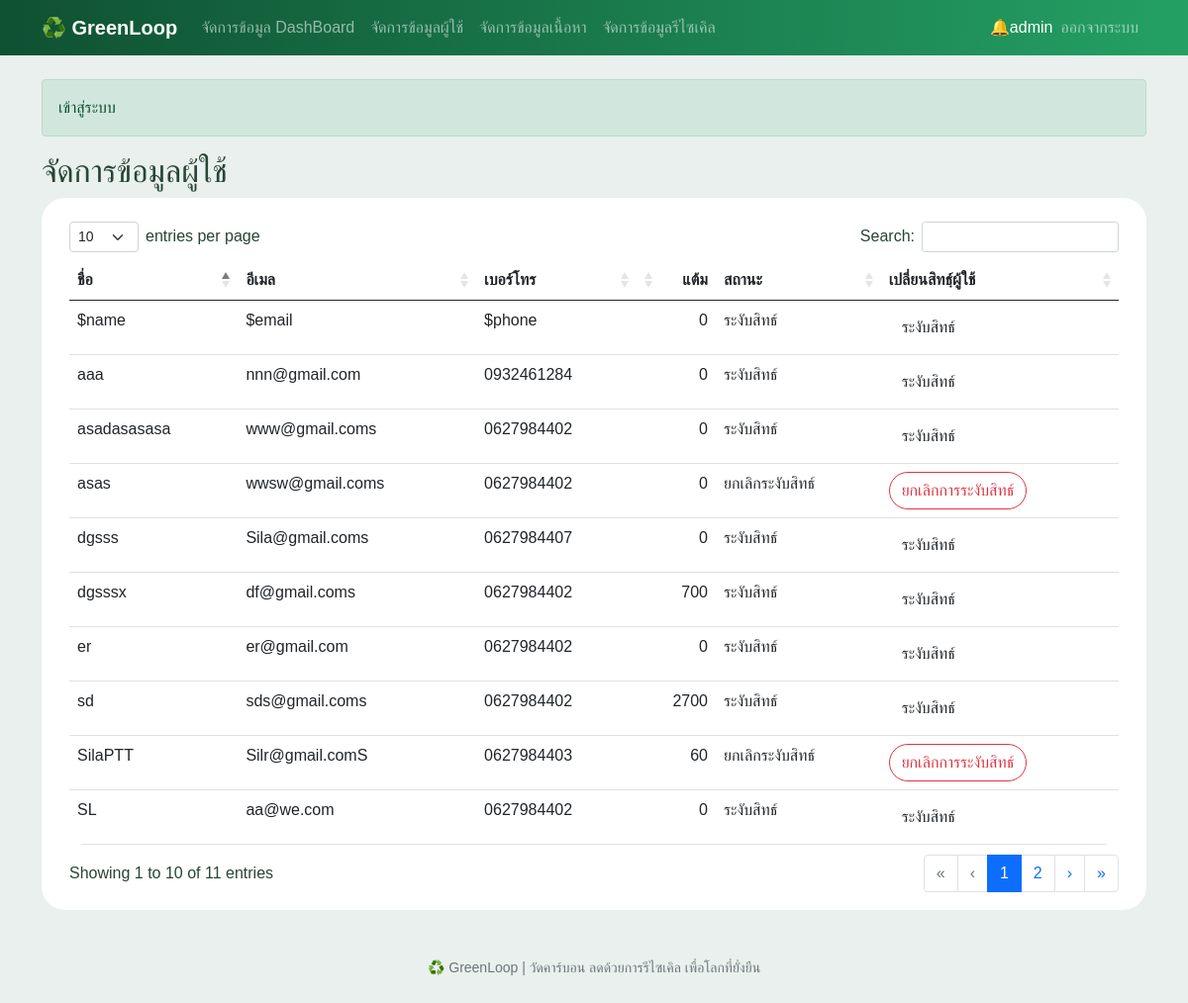
The app's page /admin/user.php (signed in) with its own data.
### tables this page shows
CREATE TABLE `users` (
  `id` int(11) NOT NULL,
  `name` varchar(200) NOT NULL,
  `email` varchar(200) NOT NULL,
  `phone` varchar(200) NOT NULL,
  `points` int(11) NOT NULL,
  `role` enum('user','admin','','') NOT NULL DEFAULT 'user',
  `status` enum('active','suspended','','') NOT NULL DEFAULT 'active',
  `password` varchar(200) NOT NULL,
  `question` varchar(200) NOT NULL,
  `answer` varchar(200) NOT NULL,
  `created_at` datetime NOT NULL DEFAULT current_timestamp()
);

### controller/admin_user.php (called while the page is built, shortened)
<?php
require_once __DIR__ . '/../init.php';
$rowUser  = $db->query("SELECT * FROM users WHERE role = 'user' ORDER BY id DESC")->fetch_all(MYSQLI_ASSOC);

### init.php (called while the page is built, shortened)
<?php
function e($value){
    return htmlspecialchars((string) $value ,ENT_QUOTES , 'UTF-8');
}
require_once __DIR__. '/header.php';
?>

### admin/user.php (the view, shortened to what this page needs)
<?php
require '../init.php';
require '../controller/admin_user.php';
?>
<div class="card card-body mx-auto">
<div class="table-responsive">
    <table class="table table-stripped bg-white text-middle" id="user_table">
        <thead>
            <tr>
                <th>ชื่อ</th>
                <th>อีเมล</th>
                <th>เบอร์โทร</th>
                <th>แต้ม</th>
                <th>สถานะ</th>
                <th>เปลี่ยนสิทธฺ์ผู้ใช้</th>
            </tr>
        </thead>
        <tbody>
            <?php foreach($rowUser  as $r): ?>
            <tr>
                <td><?= e($r['name'])?></td>
                <td><?= e($r['email'])?></td>
                <td><?= e($r['phone'])?></td>
                <td><?= e($r['points'])?></td>
                <td><?= $r['status'] == 'active' ? 'ระงับสิทธ์' : 'ยกเลิกระงับสิทธ์' ?></td>
                <td>
                    <form action="" class="d-flex gap-2" method="post">
                        <button value="1" class="btn btn-outline-<?= $r['status'] == 'active' ? 'succes' : 'danger'?>" name="T">
                            <?= $r['status'] == 'active' ? 'ระงับสิทธ์' : 'ยกเลิกการระงับสิทธ์'?>
                        </button>
                    </form>
                </td>
            </tr>
            <?php endforeach; ?>
        </tbody>
    </table>
</div>
</div>

### assets/style.css (style rules this page uses)
:root { --green: #176b43; --deep-green: #0f5132; --soft-green: #e9f0ed; }
body { background: #e9f0ed; color: #294536; font-family: "Leelawadee UI", Tahoma, sans-serif; }
.card, .impact-card { border: 0; border-radius: 24px; box-shadow: 0, 3px 18px, rgba(15, 83, 49, 0.055); }
.btn { border-radius: 24px; padding-inline: 18; transition: -2s; }
.table { overflow: hidden; border-radius: 16px; }

### records on screen
users: name "SilaPTT", email "Silr@gmail.comS", phone "0627984403", points "60", status "ยกเลิกระงับสิทธ์"
users: name "er", email "er@gmail.com", phone "0627984402", points "0", status "ระงับสิทธ์"
users: name "aaa", email "nnn@gmail.com", phone "0932461284", points "0", status "ระงับสิทธ์"
users: name "sd", email "sds@gmail.coms", phone "0627984402", points "2700", status "ระงับสิทธ์"
users: name "asadasasasa", email "www@gmail.coms", phone "0627984402", points "0", status "ระงับสิทธ์"
users: name "asas", email "wwsw@gmail.coms", phone "0627984402", points "0", status "ยกเลิกระงับสิทธ์"
users: name "SL", email "aa@we.com", phone "0627984402", points "0", status "ระงับสิทธ์"
users: name "dgsssx", email "df@gmail.coms", phone "0627984402", points "700", status "ระงับสิทธ์"
users: name "dgsss", email "Sila@gmail.coms", phone "0627984407", points "0", status "ระงับสิทธ์"
users: name "$name", email "$email", phone "$phone", points "0", status "ระงับสิทธ์"

### other values on screen
$u['name'] "admin"
$_SESSION['flash'][0] "เข้าสู่ระบบ"
$title "จัดการข้อมูลผู้ใช้"
